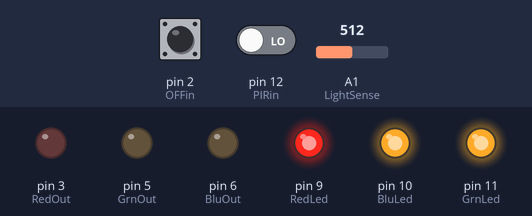
The sketch below on a simulated Arduino Uno, built with avr-gcc and run on an emulated ATmega328P. Parts: output pins drawn as LEDs (lit = HIGH). The test bench sets the inputs (shaded band); at power-on: pin 12 (PIRin) LOW, pin 2 (OFFin) HIGH, A1 (LightSense) = 512.

Above: at 1.3 s.
1.4 s: pin 12 (PIRin) driven HIGH
At 3.42 s:
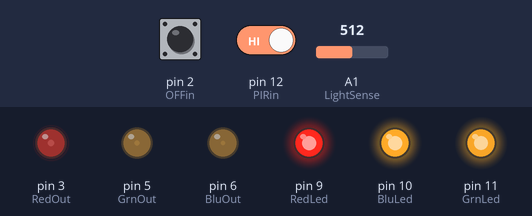
At 12.2 s:
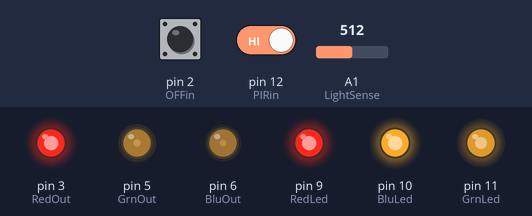
Timing chart, 0 to 23.4 s (numbered marks = the images above; inputs shaded):
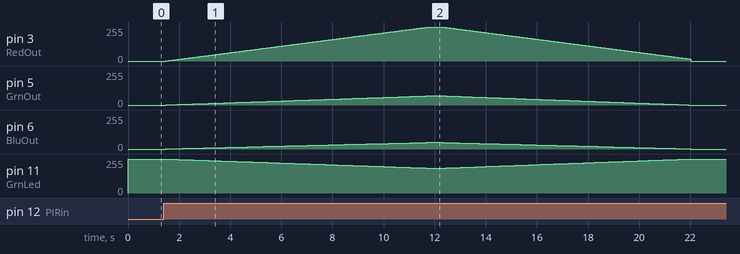

The sketch:

NiteLite.ino
```cpp
/*
  Jess's Night Light (it's more for Sarah, actually)

  Idea: Use an RGB led strip
  (http://www.ladyada.net/products/rgbledstrip/), powered from a
  ULN2003 chip, to automatically light up the room with a soft
  light when a person enters the room at night.

  A PIR (12V, dry contact - security alarm type) will trigger the
  lights to fade-in with a soft ambient light. An off switch
  will be used to fade the light off when exiting the room.

  An ambient light sensor (light dependant resistor) will monitor
  the light in the room so the night light will not operate
  during the day, or when the main lights are turned on.

  Limitations:
  ULM2003 is limited to 500mA per output, meaning each colour. LED
  strips are typically 115mA/Metre, but check with a multi-meter
  first.

  Inputs are designed for normally open contacts, but this can be
  changed in the code.

*/

const int RedLed = 9;           // Red LED Output Pin (Digital 9)
const int GrnLed = 11;          // Blue LED Output Pin (Digital 11)
const int BluLed = 10;          // Green LED Output Pin (Digital 10)
const int RedOut = 3;           // Red LED Strip Output Pin (Digital 9)
const int GrnOut = 5;          // Blue LED Strip Output Pin (Digital 11)
const int BluOut = 6;          // Green LED Strip Output Pin (Digital 10)
const int PIRin = 12;           // PIR Input Pin (Digital 8)
const int OFFin = 2;            // Off Button Input Pin (Digital 6)
const int LightSense = A1;      // Light Sensor Input Pin (Analog 1)

int PIRstate = 0;              // Flag for state of PIR (Is someone in the room?)
int OFFswstate = 0;            // Flag for the off button (Has someone requested the light be turned off?)

boolean LightIsOff = true;     // State of the night light (Is is currently on or off?)

// Settings

int wait = 10;                   // Colour fade step delay, smaller delay, faster fading.
int RoomBrightnessLimit = 600;  // Brightness level from 0 to 1023. Adjust according to ambient light in room when main lights are off.

// Colour settings
int LightColour[3] = { 0xF1, 0x40, 0x30 };  //F14030 = Salmon / Pink - Can be generated from any HTML colour chart
int Black[3]  = { 0, 0, 0 };    // Black, or Lights Off - Remember, Common Anode means 255 = LED Off

// Set initial color
int redVal = Black[0];
int grnVal = Black[1];
int bluVal = Black[2];

// Initialize color variables
int prevR = redVal;
int prevG = grnVal;
int prevB = bluVal;


void setup()
  {
  Serial.begin(9600);
  pinMode(RedLed, OUTPUT);
  digitalWrite(RedLed, HIGH);
  pinMode(BluLed, OUTPUT);
  digitalWrite(BluLed, HIGH);
  pinMode(GrnLed, OUTPUT);
  digitalWrite(GrnLed, HIGH);
  pinMode(RedOut, OUTPUT);
  pinMode(BluOut, OUTPUT);
  pinMode(GrnOut, OUTPUT);
  pinMode(PIRin, INPUT_PULLUP);   // Not needed if pull-up resistors used (V1.3) - Use 'INPUT' instead of 'INPUT_PULLUP'
  pinMode(OFFin, INPUT_PULLUP);   // Not needed if pull-up resistors used (V1.3)

}


void loop()
  {
    if (LightIsOff == true) {                       // Is the light currently off? Yes!
    //Serial.println("Light is Off" );
    //delay(500);
    PIRstate = digitalRead(PIRin);    // Check the PIR
    //Serial.print("PIRState is: " );
    //Serial.println(PIRstate);
    //delay(500);
    int BrightnessLevel = analogRead(LightSense);   // Check the rooms ambient light
      //Serial.print("Brightness level is: " );
      //Serial.println(BrightnessLevel);
      //delay(500);
      // If there is someone in the room AND the room is dark...
      if (PIRstate == HIGH && BrightnessLevel <= RoomBrightnessLimit) {
        //Serial.println("Fading Lights On Now " );
        //delay(500);
        crossFade(LightColour);       // Fade lights on
        LightIsOff = false;           // The lights are now on
        delay(500);                  // Wait half a second for... umm...
      }
      else {        // There is no-one in the room, or the room is already bright enough.
        //Serial.println("There is no-one in the room, or room not bright enough" );
        //delay(500);
      delay(500);   // Wait half a second... this may need to be longer.
      }
    }
    else {                                // The light must be on
      OFFswstate = digitalRead(OFFin);    // Check the Off button
        //Serial.println("Running OFF loop - Waiting for Off button" );
        //delay(500);
      if (OFFswstate == HIGH) {     // Button has been pressed - !!! Make this HIGH if using a N/C button
        //Serial.println("Off Button Pressed - Dimming Lights to black" );
        //delay(500);
        crossFade(Black);          // Fade lights off
        delay(10000);               // Wait 10 seconds (enough time to clear the room)
        LightIsOff = true;         // The lights are now off
      }
      else {    // Button hasn't been pressed. Is this ELSE necessary??
      }
    }
}


/* Below is all the fade functions from *** Insert reference here****
/ It's some hardcore maths. This could be optimised if the colour chosen was a
/ known variable, as you could then manually calculate the steps... but this
/ makes it easier to test and choose a colour.
*/

int calculateStep(int prevValue, int endValue) {
  int step = endValue - prevValue; // What's the overall gap?
  if (step) {                      // If its non-zero,
    step = 1020/step;              //   divide by 1020
  }
  return step;
}


int calculateVal(int step, int val, int i) {

  if ((step) && i % step == 0) { // If step is non-zero and its time to change a value,
    if (step > 0) {              //   increment the value if step is positive...
      val += 1;
    }
    else if (step < 0) {         //   ...or decrement it if step is negative
      val -= 1;
    }
  }
  // Defensive driving: make sure val stays in the range 0-255
  if (val > 255) {
    val = 255;
  }
  else if (val < 0) {
    val = 0;
  }
  return val;
}


void crossFade(int color[3]) {
  // Convert to 0-255
  //int R = (color[0] * 255) / 100;
  //int G = (color[1] * 255) / 100;
  //int B = (color[2] * 255) / 100;

  int stepR = calculateStep(prevR, color[0]);
  int stepG = calculateStep(prevG, color[1]);
  int stepB = calculateStep(prevB, color[2]);

  for (int i = 0; i <= 1020; i++) {
    redVal = calculateVal(stepR, redVal, i);
    grnVal = calculateVal(stepG, grnVal, i);
    bluVal = calculateVal(stepB, bluVal, i);


    analogWrite(RedOut, redVal);   // Write current values to Output pins
    analogWrite(GrnOut, grnVal);
    analogWrite(BluOut, bluVal);
    redVal = ~redVal;              // Invert the values for the Common Anode RGB LED
    grnVal = ~grnVal;
    bluVal = ~bluVal;
    analogWrite(RedLed, redVal);   // Write current values to LED pins
    analogWrite(GrnLed, grnVal);
    analogWrite(BluLed, bluVal);
    redVal = ~redVal;              // Invert them back to normal before exiting loop
    grnVal = ~grnVal;
    bluVal = ~bluVal;
    //Serial.print("Red: " );
    //Serial.print(redVal);
    //Serial.print(" - Green: " );
    //Serial.print(grnVal);
    //Serial.print(" - Blue: " );
    //Serial.println(bluVal);

    if (redVal >= 1 && grnVal == 0 && bluVal == 0)
      {
        //Serial.println("Red Too High - Speed Fade!");
      }
      else if (redVal == 0 && grnVal >= 1 && bluVal == 0)
      {
        //Serial.println("Green Too High - Speed Fade!");
      }
      else if (redVal == 0 && grnVal == 0 && bluVal >= 1)
      {
        //Serial.println("Blue Too High - Speed Fade!");
      }
      else
      {
      delay(wait); // Pause for 'wait' milliseconds before resuming the loop
      }
  }
  // Update current values for next loop
  prevR = redVal;
  prevG = grnVal;
  prevB = bluVal;
}
```

Measured:
- after the input at 1.4 s, pin 3 (RedOut): rises from 0/255 to 255/255 in 10.3 s, then falls to 0/255 in 10.3 s; pin 5 (GrnOut): rises from 0/255 to 69/255 in 10.3 s, then falls to 0/255 in 10.1 s
